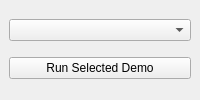
<?xml version="1.0" encoding="UTF-8"?>
<ui version="4.0">
 <class>MainWindow</class>
 <widget class="QMainWindow" name="MainWindow">
  <property name="windowTitle"><string>Modern C++ Demo Launcher</string></property>
  <widget class="QWidget" name="centralwidget">
   <layout class="QVBoxLayout">
    <item>
     <widget class="QComboBox" name="demoSelector"/>
    </item>
    <item>
     <widget class="QPushButton" name="runButton">
      <property name="text"><string>Run Selected Demo</string></property>
     </widget>
    </item>
   </layout>
  </widget>
 </widget>
 <resources/>
 <connections/>
</ui>
